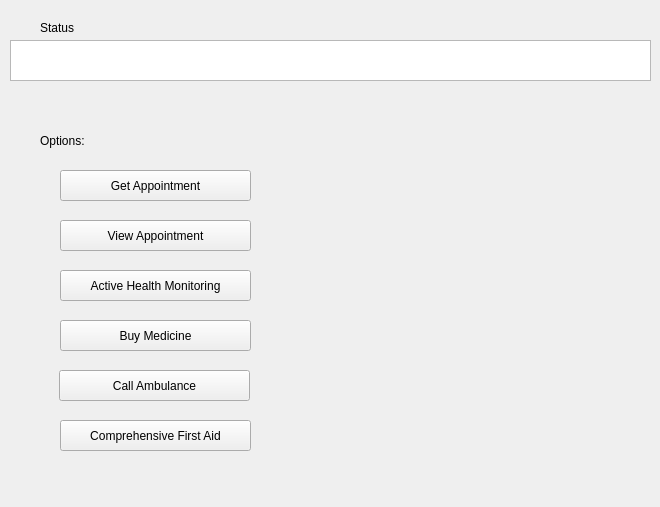
<?xml version="1.0" encoding="UTF-8"?>
<ui version="4.0">
 <class>optionmenu</class>
 <widget class="QWidget" name="optionmenu">
  <property name="geometry">
   <rect>
    <x>0</x>
    <y>0</y>
    <width>660</width>
    <height>507</height>
   </rect>
  </property>
  <property name="windowTitle">
   <string>Form</string>
  </property>
  <widget class="QLabel" name="label">
   <property name="geometry">
    <rect>
     <x>40</x>
     <y>120</y>
     <width>121</width>
     <height>41</height>
    </rect>
   </property>
   <property name="styleSheet">
    <string notr="true">font: 16pt &quot;Times New Roman&quot;;</string>
   </property>
   <property name="text">
    <string>Options:</string>
   </property>
  </widget>
  <widget class="QPushButton" name="pushButton">
   <property name="geometry">
    <rect>
     <x>60</x>
     <y>170</y>
     <width>191</width>
     <height>31</height>
    </rect>
   </property>
   <property name="styleSheet">
    <string notr="true">font: 12pt &quot;Times New Roman&quot;;</string>
   </property>
   <property name="text">
    <string>Get Appointment</string>
   </property>
  </widget>
  <widget class="QPushButton" name="pushButton_2">
   <property name="geometry">
    <rect>
     <x>60</x>
     <y>220</y>
     <width>191</width>
     <height>31</height>
    </rect>
   </property>
   <property name="styleSheet">
    <string notr="true">font: 12pt &quot;Times New Roman&quot;;</string>
   </property>
   <property name="text">
    <string>View Appointment</string>
   </property>
  </widget>
  <widget class="QTextBrowser" name="out">
   <property name="geometry">
    <rect>
     <x>10</x>
     <y>40</y>
     <width>641</width>
     <height>41</height>
    </rect>
   </property>
   <property name="styleSheet">
    <string notr="true">color: rgb(255, 255, 255);</string>
   </property>
   <property name="html">
    <string>&lt;!DOCTYPE HTML PUBLIC &quot;-//W3C//DTD HTML 4.0//EN&quot; &quot;http://www.w3.org/TR/REC-html40/strict.dtd&quot;&gt;
&lt;html&gt;&lt;head&gt;&lt;meta name=&quot;qrichtext&quot; content=&quot;1&quot; /&gt;&lt;meta charset=&quot;utf-8&quot; /&gt;&lt;style type=&quot;text/css&quot;&gt;
p, li { white-space: pre-wrap; }
hr { height: 1px; border-width: 0; }
li.unchecked::marker { content: &quot;\2610&quot;; }
li.checked::marker { content: &quot;\2612&quot;; }
&lt;/style&gt;&lt;/head&gt;&lt;body style=&quot; font-family:'Segoe UI'; font-size:9pt; font-weight:400; font-style:normal;&quot;&gt;
&lt;p style=&quot;-qt-paragraph-type:empty; margin-top:0px; margin-bottom:0px; margin-left:0px; margin-right:0px; -qt-block-indent:0; text-indent:0px;&quot;&gt;&lt;br /&gt;&lt;/p&gt;&lt;/body&gt;&lt;/html&gt;</string>
   </property>
  </widget>
  <widget class="QLabel" name="label_4">
   <property name="geometry">
    <rect>
     <x>40</x>
     <y>20</y>
     <width>121</width>
     <height>16</height>
    </rect>
   </property>
   <property name="styleSheet">
    <string notr="true">font: 12pt &quot;Times New Roman&quot;;</string>
   </property>
   <property name="text">
    <string>Status</string>
   </property>
  </widget>
  <widget class="QPushButton" name="pushButton_3">
   <property name="geometry">
    <rect>
     <x>60</x>
     <y>270</y>
     <width>191</width>
     <height>31</height>
    </rect>
   </property>
   <property name="styleSheet">
    <string notr="true">font: 12pt &quot;Times New Roman&quot;;</string>
   </property>
   <property name="text">
    <string>Active Health Monitoring</string>
   </property>
  </widget>
  <widget class="QPushButton" name="pushButton_4">
   <property name="geometry">
    <rect>
     <x>60</x>
     <y>320</y>
     <width>191</width>
     <height>31</height>
    </rect>
   </property>
   <property name="styleSheet">
    <string notr="true">font: 12pt &quot;Times New Roman&quot;;</string>
   </property>
   <property name="text">
    <string>Buy Medicine</string>
   </property>
  </widget>
  <widget class="QPushButton" name="pushButton_5">
   <property name="geometry">
    <rect>
     <x>59</x>
     <y>370</y>
     <width>191</width>
     <height>31</height>
    </rect>
   </property>
   <property name="styleSheet">
    <string notr="true">font: 12pt &quot;Times New Roman&quot;;</string>
   </property>
   <property name="text">
    <string>Call Ambulance</string>
   </property>
  </widget>
  <widget class="QPushButton" name="pushButton_6">
   <property name="geometry">
    <rect>
     <x>60</x>
     <y>420</y>
     <width>191</width>
     <height>31</height>
    </rect>
   </property>
   <property name="styleSheet">
    <string notr="true">font: 12pt &quot;Times New Roman&quot;;</string>
   </property>
   <property name="text">
    <string>Comprehensive First Aid</string>
   </property>
  </widget>
 </widget>
 <resources/>
 <connections/>
</ui>
